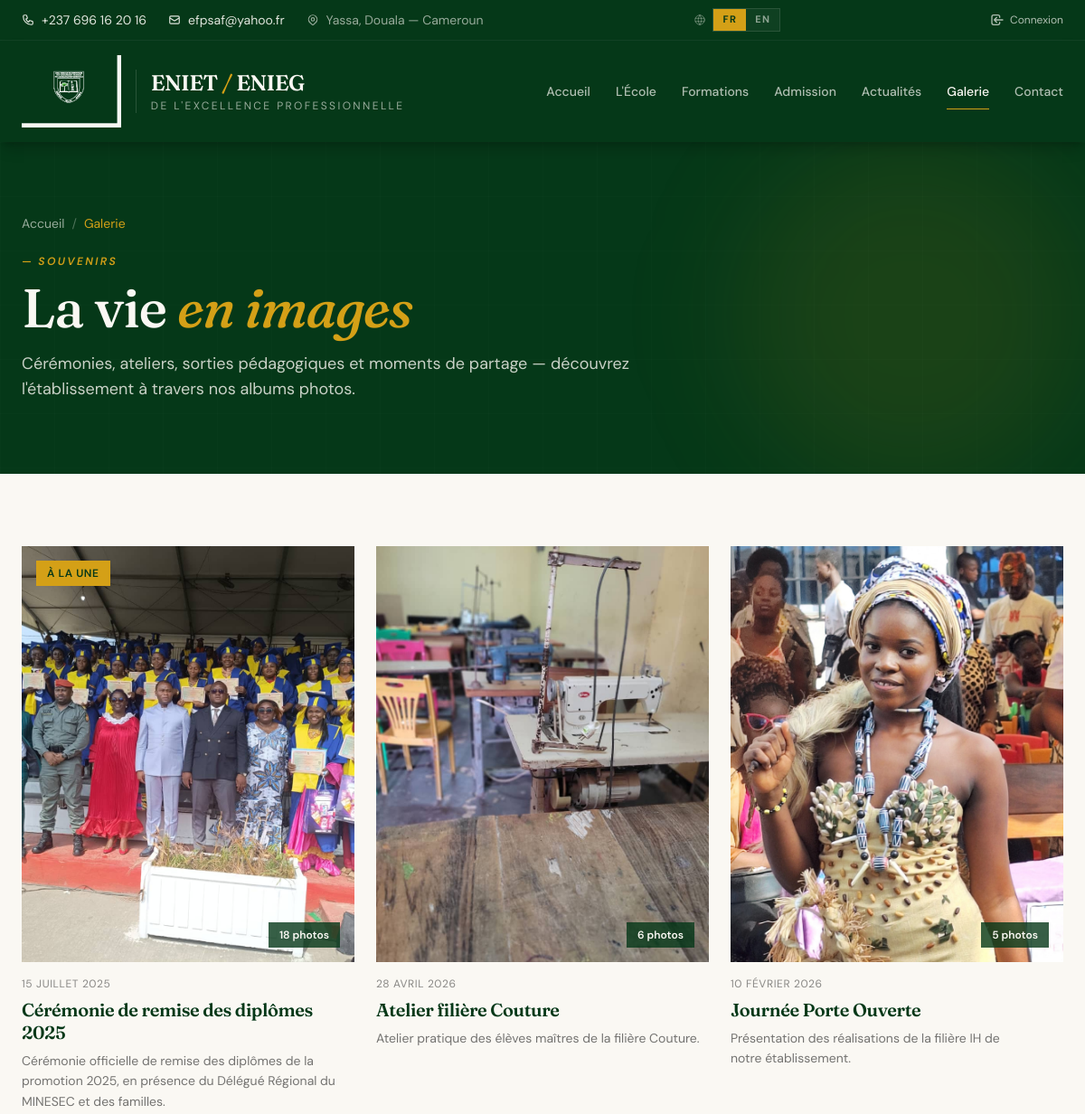
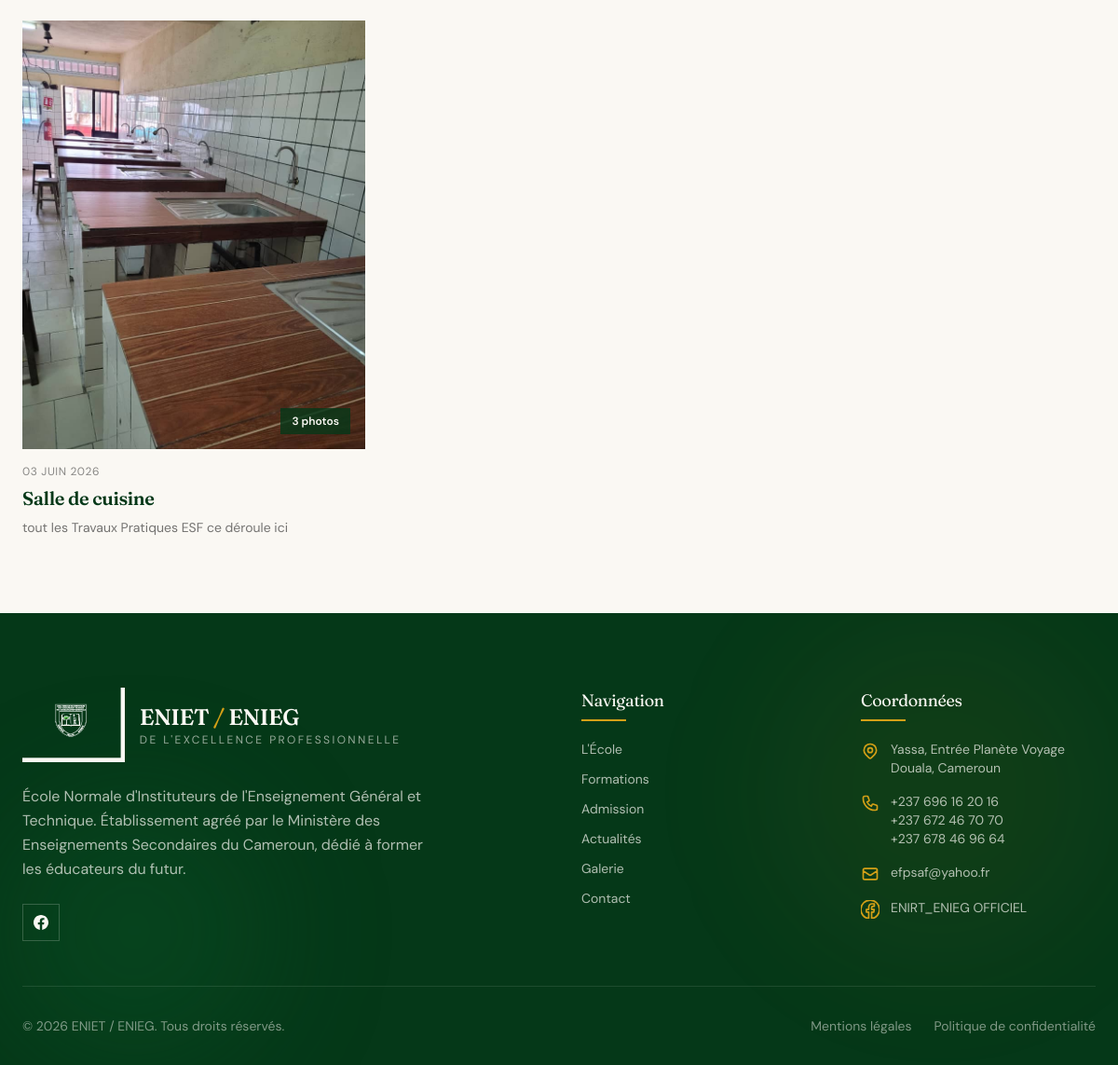
Page /fr/ecole/galerie/ on the committed database (2 pictures, top to bottom).
### apps/pages/models.py (models this page shows, shortened)
class Album(TimeStampedModel):
    titre = models.CharField(
        _('Titre de l\'album'),
        max_length=200,
    )
    slug = models.SlugField(
        _('Slug URL'),
        max_length=200,
        unique=True,
        help_text=_('Identifiant pour l\'URL (généré automatiquement)'),
    )
    description = models.TextField(
        _('Description'),
        blank=True,
        help_text=_('Présentation de l\'événement, contexte'),
    )
    date_evenement = models.DateField(
        _('Date de l\'événement'),
        help_text=_('Date à laquelle l\'événement a eu lieu'),
    )
    couverture = models.ImageField(
        _('Photo de couverture'),
        upload_to='galerie/couvertures/',
        blank=True,
        null=True,
        help_text=_('Optionnel - si vide, on utilise la 1ère photo de l\'album'),
    )
    est_a_la_une = models.BooleanField(
        _('À la une'),
        default=False,
        help_text=_('Mettre en avant cet album'),
    )
    publie = models.BooleanField(
        _('Publié'),
        default=True,
        help_text=_('Décocher pour cacher l\'album sans le supprimer'),
    )
    class Meta:
        verbose_name = _('Album photo')
        verbose_name_plural = _('Albums photos')
        ordering = ['-date_evenement', '-created_at']
    def get_absolute_url(self):
        from django.urls import reverse
        return reverse('pages:album_detail', kwargs={'slug': self.slug})
    @property
    def couverture_url(self):
        if self.couverture:
            return self.couverture.url
        premiere_photo = self.photos.first()
        if premiere_photo:
            return premiere_photo.image.url
        return None

### apps/pages/views.py (the view)
# urls.py: path('galerie/', views.galerie_view, name='galerie'),
def galerie_view(request):
    from django.db.models import Count, Prefetch
    from .models import Photo
    albums = Album.objects.filter(publie=True).annotate(
        nb_photos=Count('photos')
    ).prefetch_related(
        Prefetch(
            'photos',
            queryset=Photo.objects.order_by('ordre', 'created_at'),
        )
    )
    return render(request, 'pages/galerie.html', {
        'albums': albums,
    })

### apps/core/context_processors.py (called while the page is built, shortened)
def tinymce_key(request):
    return {
        'TINYMCE_API_KEY': getattr(settings, 'TINYMCE_API_KEY', '')
    }

def site_settings(request):
    return {
        'site_settings': SiteSettings.load(),
    }

def dashboard_badges(request):
    if not request.user.is_authenticated:
        return {}

### apps/pages/models.py (called while the page is built)
    @classmethod
    def load(cls):
        obj, created = cls.objects.get_or_create(pk=1)
        return obj

### templates/pages/galerie.html (shortened to what this page needs)
{% extends "base_public.html" %}
{% load i18n %}
{% block content %}
<section class="bg-primary-darker text-cream relative overflow-hidden py-20">
    <div class="absolute inset-0 opacity-30 pointer-events-none"
         style="background-image: linear-gradient(rgba(255,255,255,0.04) 1px, transparent 1px), linear-gradient(90deg, rgba(255,255,255,0.04) 1px, transparent 1px); background-size: 60px 60px;">
    </div>
    <div class="absolute top-0 right-0 w-96 h-96 bg-accent/10 rounded-full blur-3xl pointer-events-none"></div>
    <div class="relative max-w-7xl mx-auto px-6">
        <nav class="flex items-center gap-2 text-sm text-cream/60 mb-6">
            <a href="{% url 'core:home' %}" class="hover:text-accent transition-colors">{% trans "Accueil" %}</a>
            <span class="text-cream/30">/</span>
            <span class="text-accent">{% trans "Galerie" %}</span>
        </nav>
        <div class="text-xs uppercase tracking-[0.2em] text-accent font-semibold italic mb-3">
            — {% trans "Souvenirs" %}
        </div>
        <h1 class="font-serif text-4xl md:text-6xl font-medium leading-[1.05] mb-4">
            {% trans "La vie" %}
            <span class="italic text-accent">{% trans "en images" %}</span>
        </h1>
        <p class="text-cream/80 text-lg max-w-2xl">
        </p>
    </div>
</section>
<section class="py-20">
    <div class="max-w-7xl mx-auto px-6">
        {% if albums %}
            <div class="grid sm:grid-cols-2 lg:grid-cols-3 gap-6">
                {% for album in albums %}
                    <a href="{{ album.get_absolute_url }}" class="group block">
                        <div class="relative aspect-[4/5] overflow-hidden bg-primary/5 mb-4">
                            <div class="absolute inset-0 bg-primary-darker/0 group-hover:bg-primary-darker/40 transition-colors duration-300"></div>
                            {% if album.est_a_la_une %}
                                <div class="absolute top-4 left-4 bg-accent text-primary-darker text-xs font-semibold uppercase px-3 py-1.5 tracking-wider">
                                    {% trans "À la une" %}
                                </div>
                            {% endif %}
                            <div class="absolute bottom-4 right-4 bg-primary-darker/80 text-cream text-xs font-semibold px-3 py-1.5">
                                {{ album.nb_photos }} {% trans "photo" %}{{ album.nb_photos|pluralize }}
                            </div>
                        </div>
                        <div class="flex items-center gap-3 text-xs text-ink/50 mb-2 uppercase tracking-wider">
                            <time>{{ album.date_evenement|date:"d F Y" }}</time>
                        </div>
                        <h3 class="font-serif text-xl text-primary-darker font-semibold mb-2 group-hover:text-primary transition-colors leading-tight">
                            {{ album.titre }}
                        </h3>
                        {% if album.description %}
                            <p class="text-sm text-ink/60 leading-relaxed">
                                {{ album.description|truncatewords:20 }}
                            </p>
                        {% endif %}
                    </a>
                {% endfor %}
            </div>
        {% endif %}
    </div>
</section>
{% endblock %}

### rows in the picture
Album: nb_photos "18", date_evenement "15 JUILLET 2025", titre "Cérémonie de remise des diplômes 2025", description "Cérémonie officielle de remise des diplômes de la promotion 2025, en présence du Délégué Régional du MINESEC et des familles."
Album: nb_photos "6", date_evenement "28 AVRIL 2026", titre "Atelier filière Couture", description "Atelier pratique des élèves maîtres de la filière Couture."
Album: nb_photos "5", date_evenement "10 FÉVRIER 2026", titre "Journée Porte Ouverte", description "Présentation des réalisations de la filière IH de notre établissement."
Album: nb_photos "3", date_evenement "03 JUIN 2026", titre "Salle de cuisine", description "tout les Travaux Pratiques ESF ce déroule ici"

### other values in the picture
{{ lang_code|upper }} "FR" "EN"
